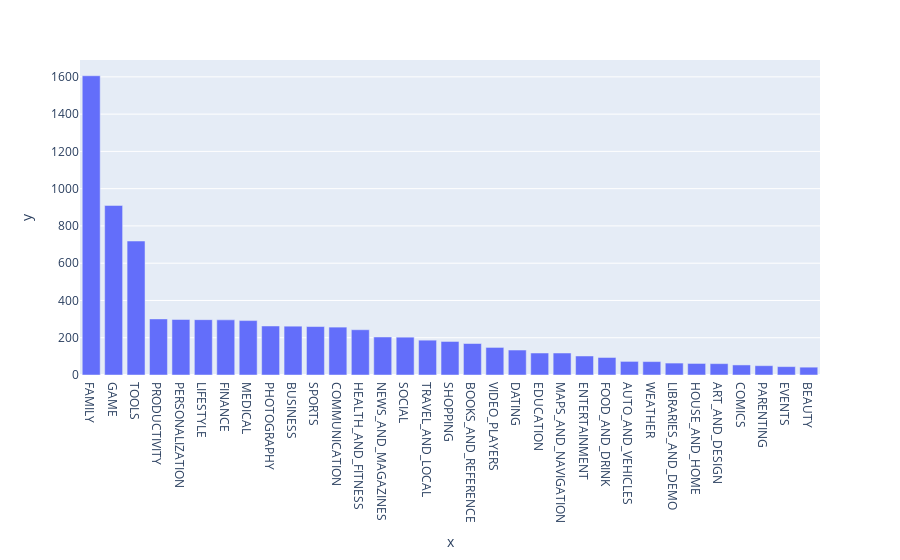

Notebook code for this chart:
### Markdown cell above
### Vertical Bar Chart - Highest Competition (Number of Apps)

### Code cell
bar = px.bar(x=top10_categories.index, y=top10_categories.values)
bar.show()

### Figure 1 — Plotly figure (JSON) as saved in the notebook; plotly's stock layout.template omitted (floating-point values rounded to 4 significant figures)
{"data": [{"alignmentgroup": "True", "hovertemplate": "x=%{x}<br>y=%{y}<extra></extra>", "legendgroup": "", "marker": {"color": "#636efa"}, "name": "", "offsetgroup": "", "orientation": "v", "showlegend": false, "textposition": "auto", "type": "bar", "x": ["FAMILY", "GAME", "TOOLS", "PRODUCTIVITY", "PERSONALIZATION", "LIFESTYLE", "FINANCE", "MEDICAL", "PHOTOGRAPHY", "BUSINESS", "SPORTS", "COMMUNICATION", "HEALTH_AND_FITNESS", "NEWS_AND_MAGAZINES", "SOCIAL", "TRAVEL_AND_LOCAL", "SHOPPING", "BOOKS_AND_REFERENCE", "VIDEO_PLAYERS", "DATING", "EDUCATION", "MAPS_AND_NAVIGATION", "ENTERTAINMENT", "FOOD_AND_DRINK", "AUTO_AND_VEHICLES", "WEATHER", "LIBRARIES_AND_DEMO", "HOUSE_AND_HOME", "ART_AND_DESIGN", "COMICS", "PARENTING", "EVENTS", "BEAUTY"], "xaxis": "x", "y": [1606, 910, 719, 301, 298, 297, 296, 292, 263, 262, 260, 257, 243, 204, 203, 187, 180, 169, 148, 134, 118, 118, 102, 94, 73, 72, 64, 62, 61, 54, 50, 45, 42], "yaxis": "y"}], "layout": {"barmode": "relative", "legend": {"tracegroupgap": 0}, "margin": {"t": 60}, "xaxis": {"anchor": "y", "domain": [0, 1], "title": {"text": "x"}}, "yaxis": {"anchor": "x", "domain": [0, 1], "title": {"text": "y"}}}}
